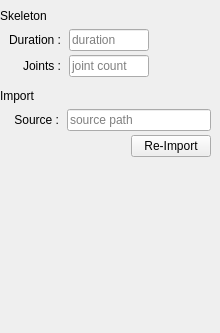
<?xml version="1.0" encoding="UTF-8"?>
<ui version="4.0">
 <class>Properties</class>
 <widget class="QDockWidget" name="Properties">
  <property name="geometry">
   <rect>
    <x>0</x>
    <y>0</y>
    <width>220</width>
    <height>333</height>
   </rect>
  </property>
  <property name="minimumSize">
   <size>
    <width>220</width>
    <height>91</height>
   </size>
  </property>
  <property name="features">
   <set>QDockWidget::DockWidgetMovable</set>
  </property>
  <property name="allowedAreas">
   <set>Qt::LeftDockWidgetArea|Qt::RightDockWidgetArea</set>
  </property>
  <property name="windowTitle">
   <string>Properties</string>
  </property>
  <widget class="QWidget" name="DockContents">
   <layout class="QVBoxLayout" name="verticalLayout">
    <property name="spacing">
     <number>0</number>
    </property>
    <property name="leftMargin">
     <number>0</number>
    </property>
    <property name="topMargin">
     <number>0</number>
    </property>
    <property name="rightMargin">
     <number>0</number>
    </property>
    <property name="bottomMargin">
     <number>0</number>
    </property>
    <item>
     <widget class="QScrollArea" name="Scroller">
      <property name="frameShape">
       <enum>QFrame::NoFrame</enum>
      </property>
      <property name="sizeAdjustPolicy">
       <enum>QAbstractScrollArea::AdjustToContents</enum>
      </property>
      <property name="widgetResizable">
       <bool>true</bool>
      </property>
      <widget class="QWidget" name="ScrollerContents">
       <property name="geometry">
        <rect>
         <x>0</x>
         <y>0</y>
         <width>220</width>
         <height>311</height>
        </rect>
       </property>
       <layout class="QVBoxLayout" name="verticalLayout_2" stretch="0,0,0,0,1">
        <property name="spacing">
         <number>0</number>
        </property>
        <property name="leftMargin">
         <number>0</number>
        </property>
        <property name="rightMargin">
         <number>0</number>
        </property>
        <item>
         <widget class="QLabel" name="SkeletonHeader">
          <property name="autoFillBackground">
           <bool>false</bool>
          </property>
          <property name="text">
           <string>Skeleton</string>
          </property>
          <property name="class" stdset="0">
           <string>header</string>
          </property>
         </widget>
        </item>
        <item>
         <layout class="QFormLayout" name="Skeleton">
          <property name="labelAlignment">
           <set>Qt::AlignRight|Qt::AlignTrailing|Qt::AlignVCenter</set>
          </property>
          <property name="horizontalSpacing">
           <number>8</number>
          </property>
          <property name="verticalSpacing">
           <number>4</number>
          </property>
          <property name="leftMargin">
           <number>9</number>
          </property>
          <property name="topMargin">
           <number>6</number>
          </property>
          <property name="rightMargin">
           <number>9</number>
          </property>
          <property name="bottomMargin">
           <number>12</number>
          </property>
          <item row="1" column="1">
           <widget class="QLineEdit" name="Joints">
            <property name="sizePolicy">
             <sizepolicy hsizetype="Preferred" vsizetype="Fixed">
              <horstretch>0</horstretch>
              <verstretch>0</verstretch>
             </sizepolicy>
            </property>
            <property name="maximumSize">
             <size>
              <width>80</width>
              <height>16777215</height>
             </size>
            </property>
            <property name="text">
             <string/>
            </property>
            <property name="readOnly">
             <bool>true</bool>
            </property>
            <property name="placeholderText">
             <string>joint count</string>
            </property>
           </widget>
          </item>
          <item row="1" column="0">
           <widget class="QLabel" name="JointsLabel">
            <property name="minimumSize">
             <size>
              <width>50</width>
              <height>0</height>
             </size>
            </property>
            <property name="text">
             <string>Joints :</string>
            </property>
            <property name="alignment">
             <set>Qt::AlignRight|Qt::AlignTrailing|Qt::AlignVCenter</set>
            </property>
           </widget>
          </item>
          <item row="0" column="1">
           <widget class="QLineEdit" name="Duration">
            <property name="sizePolicy">
             <sizepolicy hsizetype="Preferred" vsizetype="Fixed">
              <horstretch>0</horstretch>
              <verstretch>0</verstretch>
             </sizepolicy>
            </property>
            <property name="maximumSize">
             <size>
              <width>80</width>
              <height>16777215</height>
             </size>
            </property>
            <property name="text">
             <string/>
            </property>
            <property name="readOnly">
             <bool>true</bool>
            </property>
            <property name="placeholderText">
             <string>duration</string>
            </property>
           </widget>
          </item>
          <item row="0" column="0">
           <widget class="QLabel" name="DurationLabel">
            <property name="minimumSize">
             <size>
              <width>50</width>
              <height>0</height>
             </size>
            </property>
            <property name="text">
             <string>Duration :</string>
            </property>
            <property name="alignment">
             <set>Qt::AlignRight|Qt::AlignTrailing|Qt::AlignVCenter</set>
            </property>
           </widget>
          </item>
         </layout>
        </item>
        <item>
         <widget class="QLabel" name="ImportHeader">
          <property name="text">
           <string>Import</string>
          </property>
          <property name="class" stdset="0">
           <string>header</string>
          </property>
         </widget>
        </item>
        <item>
         <layout class="QFormLayout" name="Import">
          <property name="labelAlignment">
           <set>Qt::AlignRight|Qt::AlignTrailing|Qt::AlignVCenter</set>
          </property>
          <property name="horizontalSpacing">
           <number>8</number>
          </property>
          <property name="verticalSpacing">
           <number>4</number>
          </property>
          <property name="leftMargin">
           <number>9</number>
          </property>
          <property name="topMargin">
           <number>6</number>
          </property>
          <property name="rightMargin">
           <number>9</number>
          </property>
          <property name="bottomMargin">
           <number>12</number>
          </property>
          <item row="0" column="0">
           <widget class="QLabel" name="ImportSrcLabel">
            <property name="minimumSize">
             <size>
              <width>50</width>
              <height>0</height>
             </size>
            </property>
            <property name="text">
             <string>Source :</string>
            </property>
            <property name="alignment">
             <set>Qt::AlignRight|Qt::AlignTrailing|Qt::AlignVCenter</set>
            </property>
           </widget>
          </item>
          <item row="0" column="1">
           <widget class="QcFileLineEdit" name="ImportSrc">
            <property name="sizePolicy">
             <sizepolicy hsizetype="Expanding" vsizetype="Fixed">
              <horstretch>0</horstretch>
              <verstretch>0</verstretch>
             </sizepolicy>
            </property>
            <property name="placeholderText">
             <string>source path</string>
            </property>
           </widget>
          </item>
          <item row="1" column="1">
           <layout class="QHBoxLayout" name="horizontalLayout">
            <item>
             <spacer name="horizontalSpacer">
              <property name="orientation">
               <enum>Qt::Horizontal</enum>
              </property>
              <property name="sizeType">
               <enum>QSizePolicy::Expanding</enum>
              </property>
              <property name="sizeHint" stdset="0">
               <size>
                <width>0</width>
                <height>0</height>
               </size>
              </property>
             </spacer>
            </item>
            <item>
             <widget class="QPushButton" name="Reimport">
              <property name="minimumSize">
               <size>
                <width>80</width>
                <height>0</height>
               </size>
              </property>
              <property name="text">
               <string>Re-Import</string>
              </property>
             </widget>
            </item>
           </layout>
          </item>
         </layout>
        </item>
        <item>
         <spacer name="verticalSpacer">
          <property name="orientation">
           <enum>Qt::Vertical</enum>
          </property>
          <property name="sizeHint" stdset="0">
           <size>
            <width>20</width>
            <height>40</height>
           </size>
          </property>
         </spacer>
        </item>
       </layout>
      </widget>
     </widget>
    </item>
   </layout>
  </widget>
 </widget>
 <customwidgets>
  <customwidget>
   <class>QcFileLineEdit</class>
   <extends>QLineEdit</extends>
   <header>qcfilelineedit.h</header>
  </customwidget>
 </customwidgets>
 <resources/>
 <connections/>
</ui>
